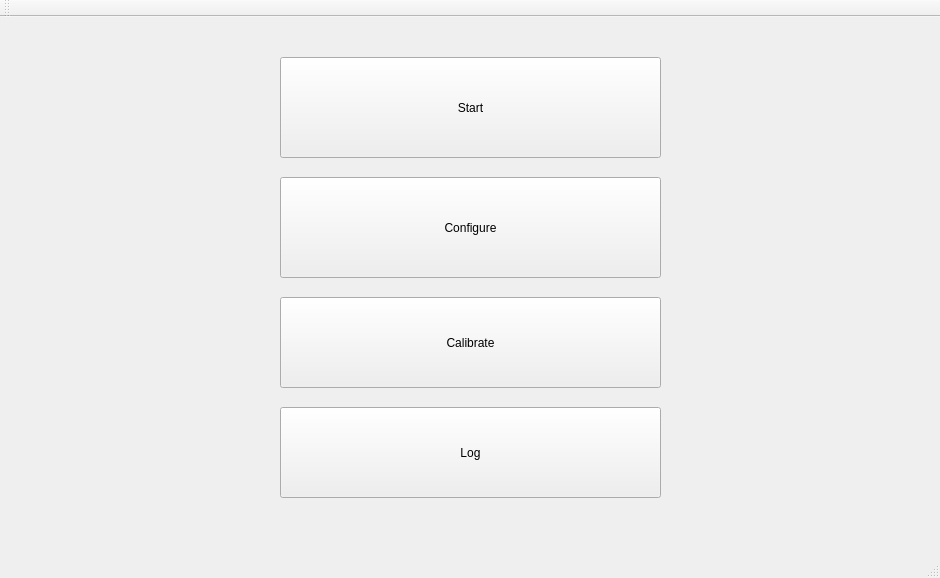
<?xml version="1.0" encoding="UTF-8"?>
<ui version="4.0">
 <class>MainWindow</class>
 <widget class="QMainWindow" name="MainWindow">
  <property name="geometry">
   <rect>
    <x>0</x>
    <y>0</y>
    <width>940</width>
    <height>578</height>
   </rect>
  </property>
  <property name="windowTitle">
   <string>MainWindow</string>
  </property>
  <widget class="QWidget" name="centralWidget">
   <widget class="QPushButton" name="start_pushButton">
    <property name="geometry">
     <rect>
      <x>280</x>
      <y>40</y>
      <width>381</width>
      <height>101</height>
     </rect>
    </property>
    <property name="text">
     <string>Start</string>
    </property>
   </widget>
   <widget class="QPushButton" name="configure_pushButton">
    <property name="geometry">
     <rect>
      <x>280</x>
      <y>160</y>
      <width>381</width>
      <height>101</height>
     </rect>
    </property>
    <property name="text">
     <string>Configure</string>
    </property>
   </widget>
   <widget class="QPushButton" name="calibrate_pushButton">
    <property name="geometry">
     <rect>
      <x>280</x>
      <y>280</y>
      <width>381</width>
      <height>91</height>
     </rect>
    </property>
    <property name="text">
     <string>Calibrate</string>
    </property>
   </widget>
   <widget class="QPushButton" name="log_pushButton">
    <property name="geometry">
     <rect>
      <x>280</x>
      <y>390</y>
      <width>381</width>
      <height>91</height>
     </rect>
    </property>
    <property name="text">
     <string>Log</string>
    </property>
   </widget>
  </widget>
  <widget class="QToolBar" name="mainToolBar">
   <attribute name="toolBarArea">
    <enum>TopToolBarArea</enum>
   </attribute>
   <attribute name="toolBarBreak">
    <bool>false</bool>
   </attribute>
  </widget>
  <widget class="QStatusBar" name="statusBar"/>
 </widget>
 <layoutdefault spacing="6" margin="11"/>
 <resources/>
 <connections/>
</ui>
